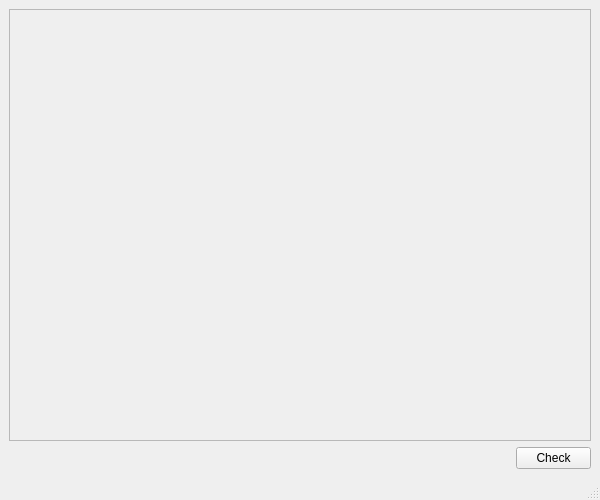
<?xml version="1.0" encoding="UTF-8"?>
<ui version="4.0">
 <class>MainWindow</class>
 <widget class="QMainWindow" name="MainWindow">
  <property name="geometry">
   <rect>
    <x>0</x>
    <y>0</y>
    <width>600</width>
    <height>500</height>
   </rect>
  </property>
  <property name="windowTitle">
   <string>MainWindow</string>
  </property>
  <widget class="QWidget" name="centralwidget">
   <layout class="QGridLayout" name="gridLayout">
    <item row="0" column="0" colspan="2">
     <widget class="QScrollArea" name="scrollArea">
      <property name="widgetResizable">
       <bool>true</bool>
      </property>
      <property name="alignment">
       <set>Qt::AlignLeading|Qt::AlignLeft|Qt::AlignTop</set>
      </property>
      <widget class="QWidget" name="scrollAreaWidgetContents">
       <property name="geometry">
        <rect>
         <x>0</x>
         <y>0</y>
         <width>580</width>
         <height>410</height>
        </rect>
       </property>
      </widget>
     </widget>
    </item>
    <item row="1" column="1">
     <widget class="QPushButton" name="pushButton">
      <property name="maximumSize">
       <size>
        <width>75</width>
        <height>16777215</height>
       </size>
      </property>
      <property name="text">
       <string>Check</string>
      </property>
     </widget>
    </item>
   </layout>
  </widget>
  <widget class="QMenuBar" name="menubar">
   <property name="geometry">
    <rect>
     <x>0</x>
     <y>0</y>
     <width>600</width>
     <height>21</height>
    </rect>
   </property>
  </widget>
  <widget class="QStatusBar" name="statusbar"/>
 </widget>
 <resources/>
 <connections/>
</ui>
